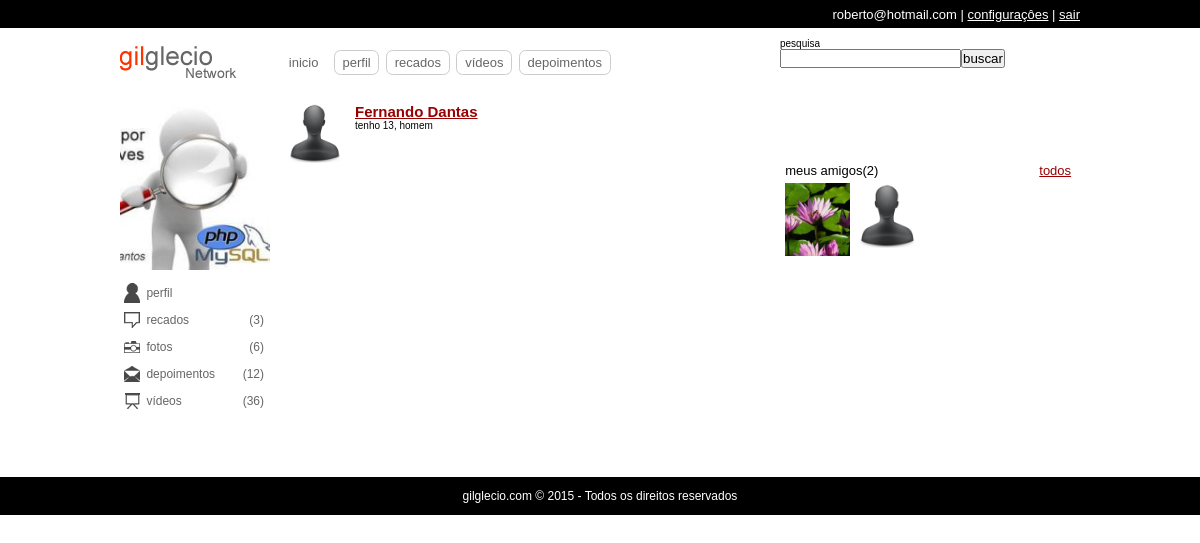
/busca.php?s=Fernando (signed in), run on the app's committed database.
### tables this page shows
CREATE TABLE IF NOT EXISTS `usuarios` (
`id` int(11) NOT NULL,
  `email` varchar(64) NOT NULL,
  `senha` varchar(128) NOT NULL,
  `nome` varchar(32) NOT NULL,
  `sobrenome` varchar(64) NOT NULL,
  `nascimento` date NOT NULL,
  `sexo` varchar(10) NOT NULL,
  `imagem` varchar(128) DEFAULT NULL,
  `status` int(1) NOT NULL DEFAULT '0',
  `cadastro` date NOT NULL,
  `nivel` int(1) NOT NULL DEFAULT '0'
);

### classes/DB.class.php (called while the page is built, shortened)
<?php
	class DB{
		private static $conn;
		static function getConn(){
			if(is_null(self::$conn)){
				self::$conn = new PDO('mysql:host=localhost;dbname=aularedesocial','root','');
				self::$conn->setAttribute(PDO::ATTR_ERRMODE,PDO::ERRMODE_EXCEPTION);
			}
			return self::$conn;
		}
	}

### classes/Amisade.class.php (called while the page is built, shortened)
<?php
class Amisade extends DB {
    static function list_amigos($idExtrangeiro) {
        $selAmigos = self::getConn()->prepare('SELECT u.id, u.nome, u.sobrenome, u.imagem FROM usuarios u INNER JOIN amisade a ON (((u.id=a.de) AND (a.para=?)) OR ((u.id=a.para) AND (a.de=?))) AND a.status=1');
        $selAmigos->execute(array($idExtrangeiro, $idExtrangeiro));
        $d['num'] = $selAmigos->rowCount();
        $d['dados'] = $selAmigos->fetchAll();
        return $d;
    }
    static function strIdAmigos($amigos) {
        $ids = array();
        foreach ($amigos as $value) {
            array_push($ids, $value['id']);
        }
        return implode(',', $ids);
    }
}

### busca.php (the view)
<?php include('includes/header.php'); ?>
        <div id="amarra-center-left">
            <div class="center" id="busca">
            <?php
				if(isset($_GET['s']) AND $_GET['s']<>''){
					$explode = explode(' ',$_GET['s']);
					$numP = count($explode);
					if($numP==1){
						$busca = ' `nome` LIKE :nome ';
					}else{
						$busca = ' `nome`=:nome  AND `sobrenome` LIKE :sobrenome ';
					}
					$buscar = DB::getConn()->prepare("SELECT * FROM `usuarios` WHERE $busca");
					if($numP==1){
						$buscar->bindValue(":nome",'%'.$explode[0].'%',PDO::PARAM_STR);
					}else{
						$buscar->bindValue(":nome",$explode[0],PDO::PARAM_STR);
						$buscar->bindValue(":sobrenome",'%'.$explode[1].'%',PDO::PARAM_STR);
					}
					$buscar->execute();
					if($buscar->rowCount()>0){
						echo '<ul>';
						while($resbusca=$buscar->fetch(PDO::FETCH_ASSOC)){
							if($resbusca['id']<>$user_id){
								$idade = (date('Y')-date('Y',strtotime($resbusca['nascimento'])));
								$idade = ($idade==0) ? '' : 'tenho '.$idade.', ';
								$genero = ($resbusca['sexo']=='feminino') ? 'mulher' : 'homem';
								echo '<li><span><img src="uploads/usuarios/'.user_img($resbusca['imagem']).'" /></span>
								<h2><a href="perfil.php?uid='.$resbusca['id'].'">'.$resbusca['nome'].' '.$resbusca['sobrenome'].'</a></h2>
								<p>'.$idade.$genero.'</p></li>';
							}
						}
						echo '</ul>';
					}
				}else{
					echo 'Sem resultados';
				}
			?>
            </div>
            <div class="right">
                <?php include('includes/amigos.php'); ?>
            </div>
        </div>
<?php include('includes/footer.php'); ?>

### includes/amigos.php (shortened to what this page needs)
<div class="blocos" id="publicidade">
</div>
<div class="blocos" id="meus-amigos">
    <span>meus amigos(<?php echo $list_amigos['num'] ?>) <a href="#">todos</a></span>
    <ul>
    	<?php
		if($list_amigos['num']>0){
			foreach($list_amigos['dados'] as $resAmigos){
				echo '<li><span><a href="perfil.php?uid='.$resAmigos[0].'"><img src="uploads/usuarios/'.user_img($resAmigos[3]).'" alt="" title="'.$resAmigos[1].' '.$resAmigos[2].'" /></a></span></li>';
			}
		}else{
			echo 'Você não tem amigos';
		}
		?>
    </ul>
</div>

### estilos/template.css (style rules this page uses)
* { margin:0; padding:0; }
body { background:url(../uploads/tema/default.jpg) center fixed; font:62.5% "Trebuchet MS", Arial, Helvetica, sans-serif; text-align:center; }
img { display:block; }
a { color:#900; }
div.center { width:489.999px; margin:0 1em; }
div.right { width:299.999px; }
div.left, div.center, div.right { min-height:50px; float:left; }
div.blocos { width:100%; min-height:50px; margin-bottom:1em; clear:both; background:#fff; }
div#content .blocos { width:auto; }
div#meus-amigos { padding:0.2em; overflow:hidden; font-size:1.3em; }
div#meus-amigos span { width:97%; display:block; padding:0.2em; }
div#meus-amigos span a { float:right; }
div#meus-amigos ul { width:298px; height:281px; overflow-y:scroll; list-style:none; }
div#meus-amigos ul li { display:inline; float:left; }
div#meus-amigos ul li span { width:65px; height:70px; overflow:hidden; }
div#meus-amigos ul li img { width:100%; }
div#busca ul li { background:#FFF; margin-bottom:3px; overflow:hidden; list-style:none; padding:5px; }
div#busca ul li span { width:60px; height:60px; overflow:hidden; float:left; margin-right:10px; }
div#busca ul li img { width:100%; }

### data on the page
usuarios: nome "Fernando", sobrenome "Dantas", nascimento "tenho 13,", sexo "homem", shows a picture
usuarios: imagem (picture)

### other printed values
$_SESSION['socialbigui_usuario'] "roberto@hotmail.com"
$recados['num'] "3"
Albuns::totalFotos($idExtrangeiro) "6"
$list_amigos['num'] "2"
